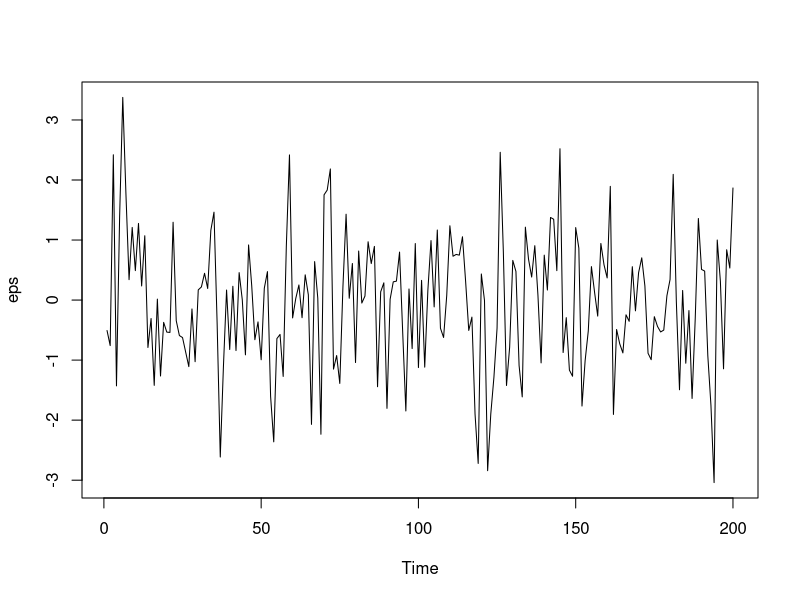
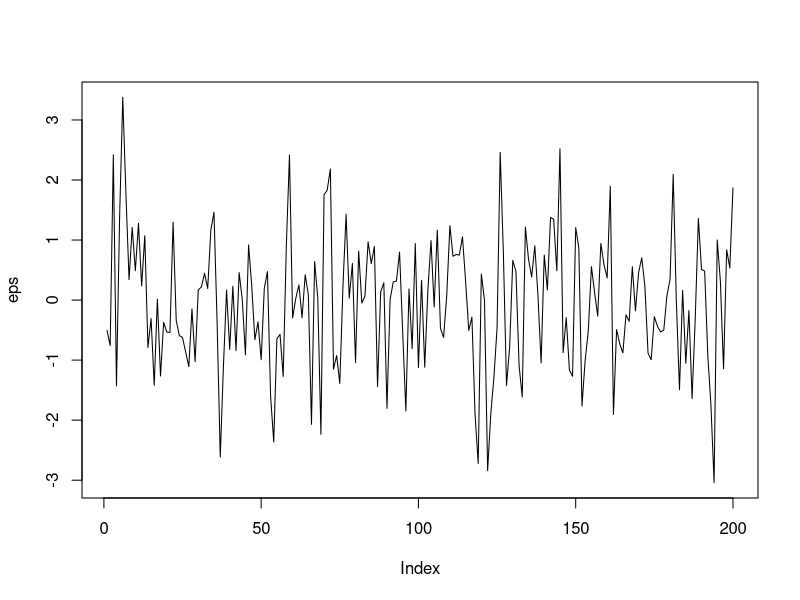
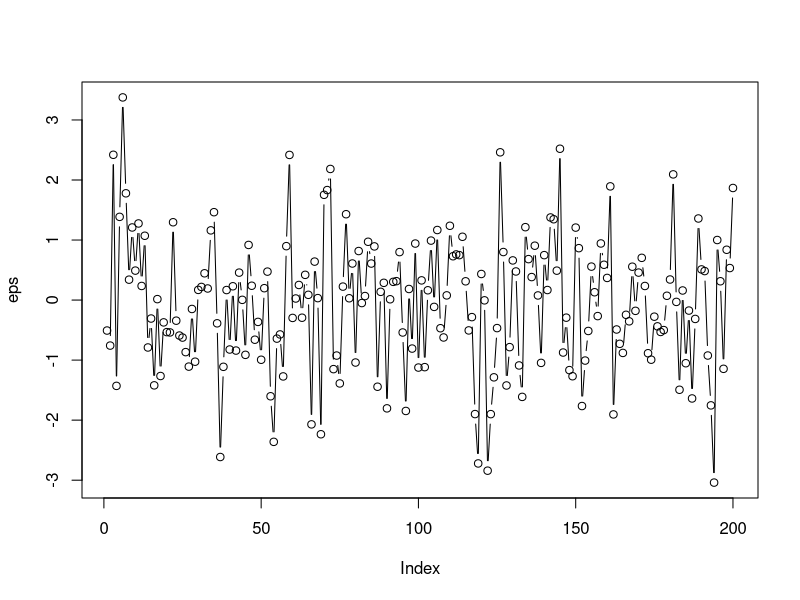
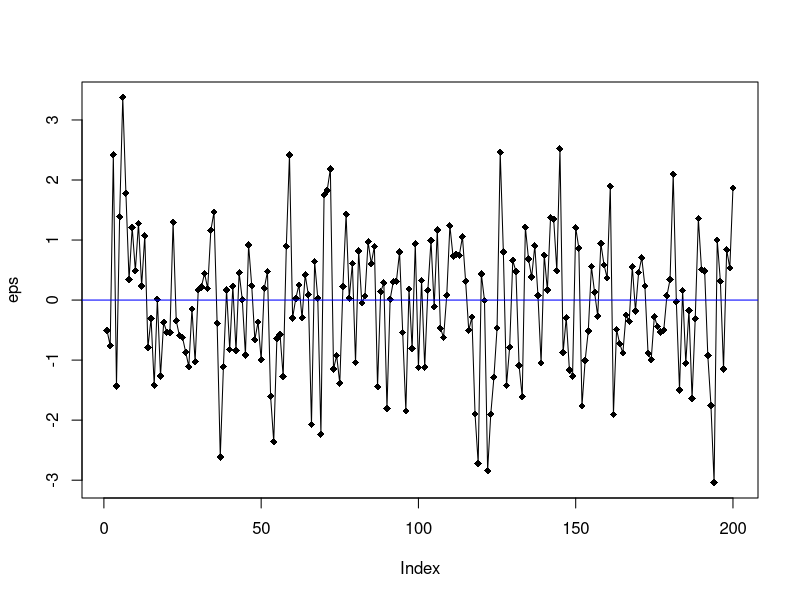
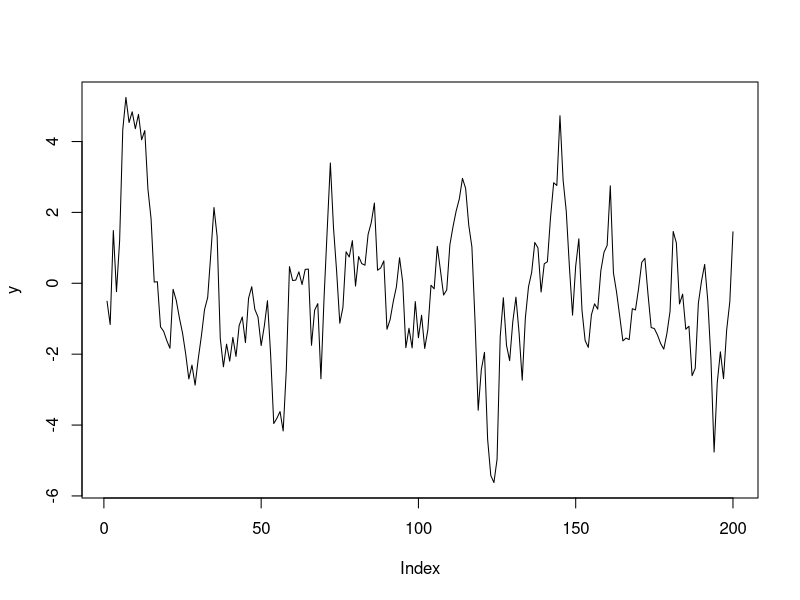
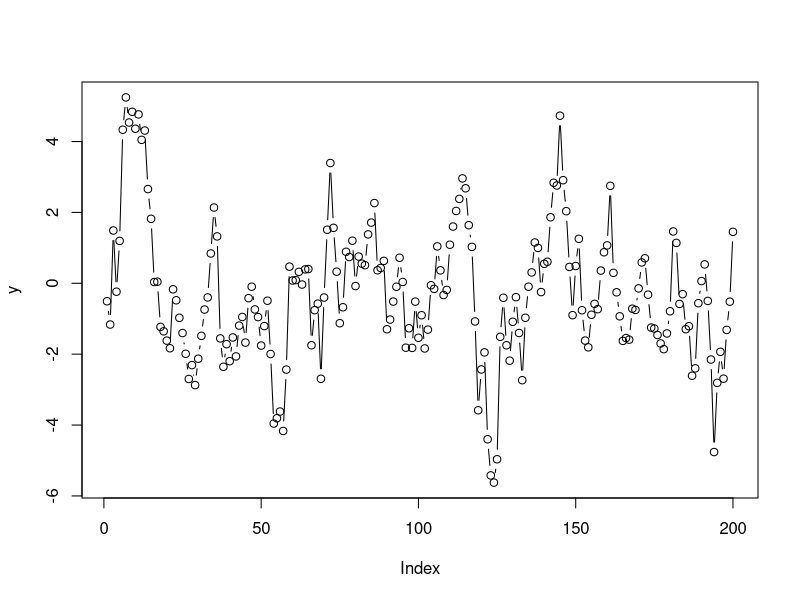
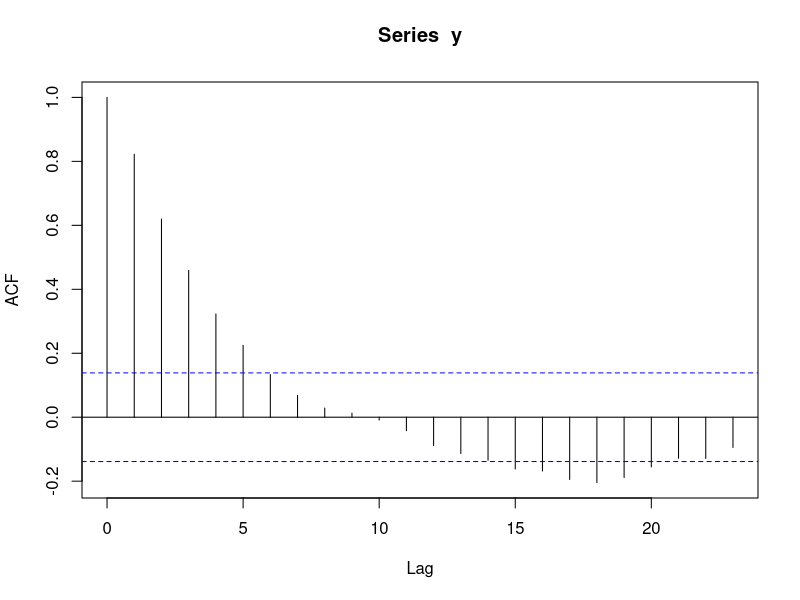
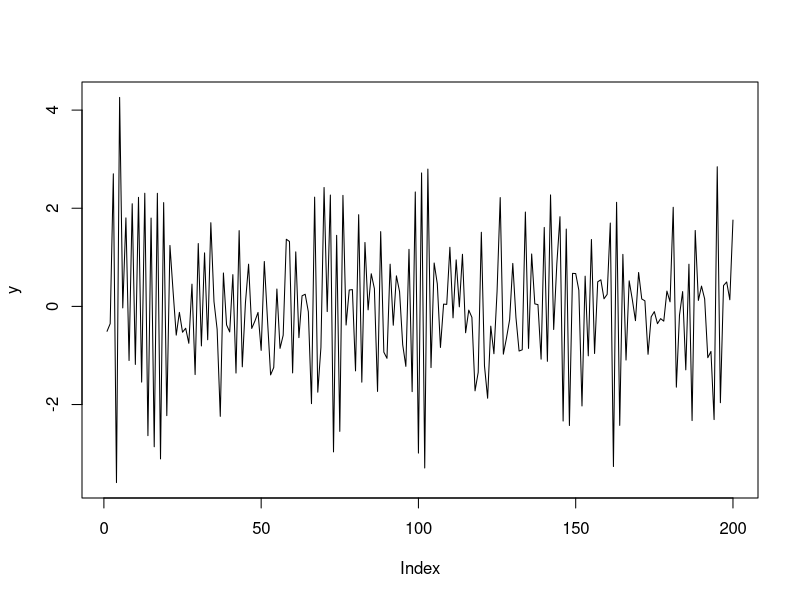

These charts were generated, in order, by the following R code: (Note: this script raises an error after producing the figures.)
setwd(dirname(rstudioapi::getActiveDocumentContext()$path))

TT <- 200
eps <- rnorm(TT, 0, 1)
plot.ts(eps)
plot(eps, type = 'l')
plot(eps, type = 'b')

plot(eps, type = "l")
points(eps, pch = 18)
abline(h = 0, col = "blue")

phi <- 0.8
y <- c()
y[1] <- eps[1]
for (t in 2:TT){
  y[t] <- eps[t] + phi * y[t - 1]
}

plot(y, type = 'l')
plot(y, type = 'b')

acf(y)
#----
phi <- -0.8
y <- c()
y[1] <- eps[1]
for (t in 2:TT){
  y[t] <- eps[t] + phi * y[t - 1]
}

plot(y, type = 'l')
plot(y, type = 'b')

acf(y)
#----
acf(y, 20)
lines(phi^(1:20), col = 2)

phi <- 1
y <- c()
y[1] <- eps[1]
for (t in 2:TT){
  y[t] <- eps[t] + phi * y[t - 1]
}

acf(eps)

plot.ts(y)

acf(y, 20)
lines(phi^(1:20), col = 2)

df <- read.csv("data.txt", sep = ';')
df <- data.frame(date = df$X.DATE., x = df$X.VOL.)
names(df) <- c("date", "x")
df$date <- as.Date(df$date)
TT <- nrow(df)
df$x <- df$x / 1e6

plot(df, type = 'l')
summary(df)

acf(df$x)

df <- within(df, {
  x1 <- c(x[1], x[-TT])
  x2 <- c(x1[1], x1[-TT])
  x3 <- c(x2[1], x2[-TT])
  x4 <- c(x3[1], x3[-TT])})
View(df)

ar3 <- lm(x ~ x1 + x2 + x3, data = df)
summary(ar3)

plot(resid(ar3) ~ date, data = df, type =  "l")
abline(h = 0, col = "blue")

library(lmtest)
library(sandwich)

coeftest(ar3)
coeftest(ar3, vcov = vcovHAC)

bgtest(ar3)

summary(reg.bg)
